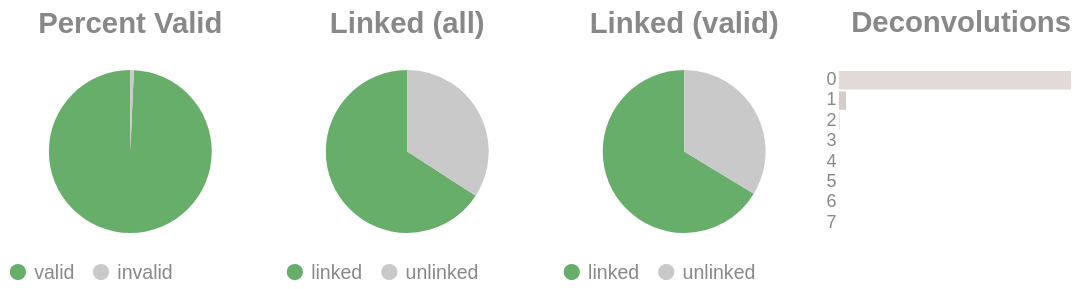

The notebook cell this image was saved under:
### Code cell
if SKIPLR:
    pass
else:
    clash = Counter()
    for i in valids['molecule'].to_list():
        _mol = i.split("-")
        if len(_mol) == 1:
            clash.update('0')
        else:
            clash.update(_mol[-1])

    _d = {"deconvolutions": [], 'count': []}
    for k,v in clash.items():
        _d['deconvolutions'].append(k)
        _d['count'].append(v)

    tot_valid = valids['reads'].sum()
    mask = valids['reads'] >= 2
    n_linked_reads = valids.filter(mask)['reads'].sum()
    if n_linked_reads == 0:
        print_html("No linked molecules (>=2 reads) were detected; skipping linked-only distributions.")
        SKIPLR = True
    else:
        perc_valid = round(tot_valid / n_reads, 4)
        linked_perc_abs = round(n_linked_reads / n_reads, 4)
        linked_perc = round(n_linked_reads / tot_valid, 4)

    _valid = pl.DataFrame({"valids": ['valid', 'invalid'], "count": [tot_valid, n_reads - tot_valid]})
    _linked_abs = pl.DataFrame({"linked (absolute)": ['linked', 'unlinked'], "count": [n_linked_reads, n_reads - n_linked_reads]})
    _linked_rel = pl.DataFrame({"linked (valids)": ['linked', 'unlinked'], "count": [n_linked_reads, tot_valid - n_linked_reads]})

    (
        alt.hconcat(
            piechart(_valid, goodval = 'valid', title = "Percent Valid"),
            piechart(_linked_abs, goodval = "linked", title =  "Linked (all)"),
            piechart(_linked_rel, goodval = "linked", title =  "Linked (valid)"),
            convolutionbar(pl.DataFrame(_d), title = "Deconvolutions"),
            center = True,
            bounds = 'flush'
        )
        .resolve_scale(color='independent')
        .resolve_legend('independent')
        .properties(usermeta={'embedOptions': {"actions": False}})
    ).display()

### Figure 1 — Vega-Lite specification as saved in the notebook (floating-point values rounded to 4 significant figures)
{"width": "container", "height": 400, "config": {"title": {"anchor": "start", "dy": -15, "fontSize": 18, "color": "#888888", "subtitleColor": "#888888", "subtitleFontSize": 14}, "arc": {"fill": "#0072B2"}, "axis": {"domainColor": "#888888", "domainWidth": 0.5, "gridWidth": 0.2, "grid": false, "titleFontWeight": 400, "titleFontSize": 15, "labelFontSize": 11, "labelColor": "#888888", "tickColor": "#888888", "tickWidth": 0.2, "titleColor": "#888888"}, "axisBand": {"grid": false}, "axisX": {"grid": true, "tickSize": 10, "domainCap": "round"}, "axisY": {"domain": false, "grid": true, "tickSize": 0, "domainCap": "round"}, "background": "transparent", "header": {"labelFontSize": 15, "labelColor": "#888888", "titleFontSize": 15, "titleFontWeight": 600, "titleColor": "#888888"}, "legend": {"labelFont": "sans-serif", "labelFontSize": 12, "labelColor": "#888888", "symbolSize": 100, "symbolType": "circle", "titleFontSize": 12, "titlePadding": 10, "titleColor": "#888888", "title": null}, "range": {"category": ["#E69F00", "#56B4E9", "#009E73", "#F0E442", "#0072B2", "#D55E00", "#CC79A7", "#000000"], "diverging": ["#cfe8f3", "#a2d4ec", "#73bfe2", "#46abdb", "#1696d2", "#12719e"]}, "area": {"fill": "#0072B2", "fillOpacity": 0.7, "line": true, "strokeOpacity": 0.7}, "line": {"color": "#0072B2", "stroke": "#0072B2", "strokeWidth": 2}, "trail": {"color": "#0072B2", "stroke": "#0072B2", "strokeWidth": 0, "size": 1}, "point": {"filled": true, "fillOpacity": 1.0, "size": 95}, "text": {"color": "#888888", "fontSize": 11, "align": "right", "fontWeight": 400, "size": 11}, "bar": {"fill": "#0072B2", "stroke": null}, "view": {"stroke": null, "continuousWidth": 660, "continuousHeight": 400}}, "hconcat": [{"data": {"name": "data-17b65c434ff93ad05e056e912712381a"}, "mark": {"type": "arc"}, "encoding": {"color": {"field": "valids", "legend": {"orient": "bottom", "title": null}, "scale": {"domain": ["valid", "invalid"], "range": ["#68ae6b", "#C9C9C9"]}, "title": "Valids", "type": "nominal"}, "theta": {"field": "count", "type": "quantitative"}, "tooltip": [{"field": "valids", "title": "Valids", "type": "ordinal"}, {"field": "percent", "format": ".2%", "title": "Percent", "type": "quantitative"}, {"field": "count", "title": "Count", "type": "quantitative"}]}, "height": 100, "title": {"text": "Percent Valid", "align": "center", "anchor": "middle"}, "transform": [{"calculate": "datum.count / 7370802", "as": "percent"}], "width": 150}, {"data": {"name": "data-0dc5756e3d21f6f47598af122f8f10cc"}, "mark": {"type": "arc"}, "encoding": {"color": {"field": "linked (absolute)", "legend": {"orient": "bottom", "title": null}, "scale": {"domain": ["linked", "unlinked"], "range": ["#68ae6b", "#C9C9C9"]}, "title": "Linked (Absolute)", "type": "nominal"}, "theta": {"field": "count", "type": "quantitative"}, "tooltip": [{"field": "linked (absolute)", "title": "Linked (Absolute)", "type": "ordinal"}, {"field": "percent", "format": ".2%", "title": "Percent", "type": "quantitative"}, {"field": "count", "title": "Count", "type": "quantitative"}]}, "height": 100, "title": {"text": "Linked (all)", "align": "center", "anchor": "middle"}, "transform": [{"calculate": "datum.count / 7370802", "as": "percent"}], "width": 150}, {"data": {"name": "data-3b69bd0e776752d521e3743840d1ad3d"}, "mark": {"type": "arc"}, "encoding": {"color": {"field": "linked (valids)", "legend": {"orient": "bottom", "title": null}, "scale": {"domain": ["linked", "unlinked"], "range": ["#68ae6b", "#C9C9C9"]}, "title": "Linked (Valids)", "type": "nominal"}, "theta": {"field": "count", "type": "quantitative"}, "tooltip": [{"field": "linked (valids)", "title": "Linked (Valids)", "type": "ordinal"}, {"field": "percent", "format": ".2%", "title": "Percent", "type": "quantitative"}, {"field": "count", "title": "Count", "type": "quantitative"}]}, "height": 100, "title": {"text": "Linked (valid)", "align": "center", "anchor": "middle"}, "transform": [{"calculate": "datum.count / 7319402", "as": "percent"}], "width": 150}, {"data": {"name": "data-cba8a43e7cc20cb23bf43b81acec075b"}, "mark": {"type": "bar"}, "encoding": {"color": {"field": "deconvolutions", "legend": null, "scale": {"scheme": "lightgreyred"}, "type": "nominal"}, "tooltip": [{"field": "deconvolutions", "title": "Deconvolutions", "type": "ordinal"}, {"field": "percent", "format": ".2%", "title": "Percent", "type": "quantitative"}, {"field": "count", "title": "Count", "type": "quantitative"}], "x": {"axis": null, "field": "count", "type": "quantitative"}, "y": {"field": "deconvolutions", "sort": "ascending", "title": null, "type": "nominal"}}, "height": 100, "title": {"text": "Deconvolutions", "align": "center", "anchor": "middle"}, "transform": [{"calculate": "datum.count / 3924936", "as": "percent"}], "width": 150}], "bounds": "flush", "center": true, "resolve": {"legend": {"angle": "independent"}, "scale": {"color": "independent"}}, "usermeta": {"embedOptions": {"actions": false}}, "$schema": "https://vega.github.io/schema/vega-lite/v6.1.0.json", "datasets": {"data-17b65c434ff93ad05e056e912712381a": [{"valids": "valid", "count": 7319402}, {"valids": "invalid", "count": 51400}], "data-0dc5756e3d21f6f47598af122f8f10cc": [{"linked (absolute)": "linked", "count": 4854942}, {"linked (absolute)": "unlinked", "count": 2515860}], "data-3b69bd0e776752d521e3743840d1ad3d": [{"linked (valids)": "linked", "count": 4854942}, {"linked (valids)": "unlinked", "count": 2464460}], "data-cba8a43e7cc20cb23bf43b81acec075b": [{"deconvolutions": "0", "count": 3800182}, {"deconvolutions": "1", "count": 116898}, {"deconvolutions": "2", "count": 7034}, {"deconvolutions": "3", "count": 683}, {"deconvolutions": "4", "count": 106}, {"deconvolutions": "5", "count": 23}, {"deconvolutions": "6", "count": 8}, {"deconvolutions": "7", "count": 2}]}}
